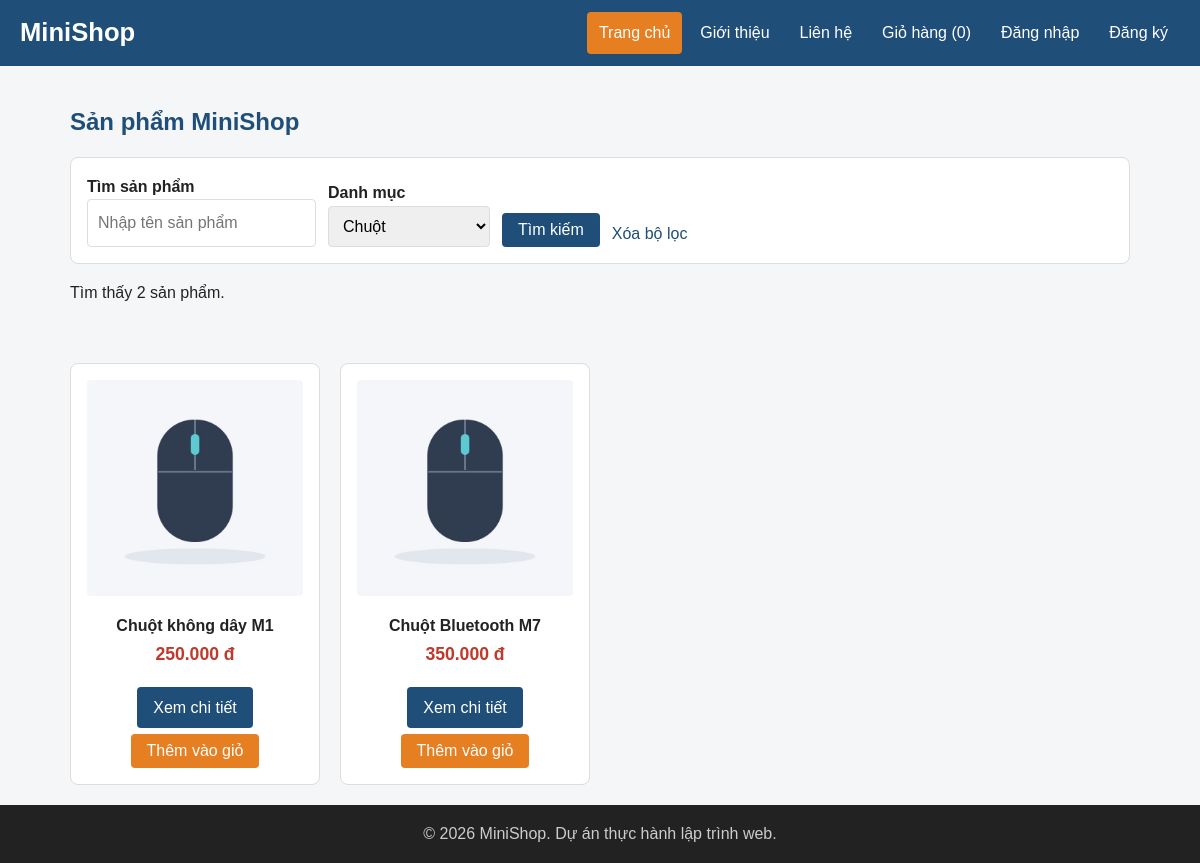
Screenshot of /index.php?category=1 with the database file from the repository.
### tables this page shows
CREATE TABLE IF NOT EXISTS products (
 id INT UNSIGNED AUTO_INCREMENT PRIMARY KEY,
 category_id INT UNSIGNED NOT NULL,
 name VARCHAR(200) NOT NULL,
 description TEXT NOT NULL,
 price DECIMAL(12,2) UNSIGNED NOT NULL,
 image VARCHAR(255) NOT NULL,
 stock INT UNSIGNED NOT NULL DEFAULT 0,
 warranty_months INT UNSIGNED NOT NULL DEFAULT 12,
 created_at TIMESTAMP NOT NULL DEFAULT CURRENT_TIMESTAMP,
 FOREIGN KEY (category_id) REFERENCES categories(id) ON DELETE RESTRICT
);

### includes/functions.php (called while the page is built, shortened)
<?php
function e($value): string { return htmlspecialchars((string) $value, ENT_QUOTES | ENT_SUBSTITUTE, 'UTF-8'); }
function format_price($amount): string { return number_format((float) $amount, 0, ',', '.') . ' đ'; }
function query_text(string $key): string {
    $value = $_GET[$key] ?? '';
    return is_string($value) ? trim($value) : '';
}
function positive_id(string $value): ?int {
    $id = filter_var($value, FILTER_VALIDATE_INT, ['options' => ['min_range' => 1]]);
    return $id === false ? null : $id;
}

### index.php (the view, shortened to what this page needs)
<?php
$q = query_text('q');
$categoryRaw = query_text('category');
$categoryId = $categoryRaw !== '' ? positive_id($categoryRaw) : null;
$filterError = '';
$pdo = db();
$categories = $pdo->query('SELECT id, name FROM categories ORDER BY id')->fetchAll();
$sql = 'SELECT id, name, price, image FROM products WHERE 1=1';
$params = [];
if ($categoryId !== null) { $sql .= ' AND category_id = :category'; $params['category'] = $categoryId; }
$sql .= ' ORDER BY id';
$products = [];
if ($filterError === '') {
    $statement = $pdo->prepare($sql);
    $statement->execute($params);
    $products = $statement->fetchAll();
} else { http_response_code(400); }
require __DIR__ . '/includes/header.php';
?>
<h2>Sản phẩm MiniShop</h2>
<form action="index.php" method="get" class="catalog-filter">
    <div><label for="q">Tìm sản phẩm</label><input type="search" id="q" name="q" value="<?= e($q) ?>" placeholder="Nhập tên sản phẩm"></div>
    <div><label for="category">Danh mục</label><select name="category" id="category"><option value="">Tất cả danh mục</option>
    <?php foreach ($categories as $category): ?>
        <option value="<?= (int) $category['id'] ?>"<?= $categoryId === (int) $category['id'] ? ' selected' : '' ?>><?= e($category['name']) ?></option>
    <?php endforeach; ?>
    </select></div>
    <button class="btn" type="submit">Tìm kiếm</button><a href="index.php">Xóa bộ lọc</a>
</form>
<?php if ($filterError !== ''): ?><p class="error"><?= e($filterError) ?></p><?php else: ?>
<p>Tìm thấy <?= count($products) ?> sản phẩm.</p>
<?php endif; ?>
<p id="add-message" role="status" aria-live="polite"></p>
<div class="product-list">
<?php foreach ($products as $product) { require __DIR__ . '/includes/product-card.php'; } ?>
</div>
<?php require __DIR__ . '/includes/footer.php'; ?>

### includes/product-card.php
<article class="product-card">
    <img src="<?= e($product['image']) ?>" alt="<?= e($product['name']) ?>" width="200">
    <h3><?= e($product['name']) ?></h3>
    <p class="price"><?= format_price($product['price']) ?></p>
    <a class="btn" href="product.php?id=<?= (int) $product['id'] ?>">Xem chi tiết</a>
    <button type="button" class="btn btn-accent add-to-cart" data-id="<?= (int) $product['id'] ?>">Thêm vào giỏ</button>
</article>

### css/style.css (style rules this page uses)
:root { --primary: #1f4e79; --primary-dark: #163a5a; --accent: #e67e22; --accent-dark: #cf6d17; --text: #222222; --muted: #666666; --border: #dddddd; --bg: #f5f6f8; --white: #ffffff; --danger: #c0392b; }
* { box-sizing: border-box; }
body { margin: 0; font-family: Arial, Helvetica, sans-serif; font-size: 16px; line-height: 1.6; color: var(--text); background-color: var(--bg); display: flex; flex-direction: column; min-height: 100vh; }
h1, h2, h3 { line-height: 1.3; }
h2 { color: var(--primary); }
a { color: var(--primary); text-decoration: none; }
img { max-width: 100%; height: auto; }
.price { color: var(--danger); font-size: 1.1rem; font-weight: bold; }
.product-list { display: grid; grid-template-columns: repeat(4, 1fr); gap: 20px; }
.product-card { padding: 16px; border: 1px solid var(--border); border-radius: 8px; background-color: var(--white); text-align: center; transition: box-shadow 0.2s, transform 0.2s; }
.product-card img { width: 100%; aspect-ratio: 1 / 1; object-fit: cover; border-radius: 4px; }
.product-card h3 { margin: 12px 0 4px; font-size: 1rem; }
.product-card .price { margin: 0 0 12px; }
.btn { display: inline-block; padding: 8px 16px; border: none; border-radius: 4px; background-color: var(--primary); color: var(--white); font-size: 1rem; font-family: inherit; cursor: pointer; }
.btn-accent { background-color: var(--accent); }
.product-card .btn { margin-top: 6px; }
.product-card, .product-info, .product-image { min-width: 0; }
#add-message { min-height: 1.6em; color: var(--primary); }
.catalog-filter { display: flex; flex-wrap: wrap; align-items: end; gap: 12px; padding: 16px; background: white; border: 1px solid var(--border); border-radius: 8px; }
.catalog-filter label { display: block; font-weight: bold; }
.catalog-filter input, .catalog-filter select { padding: 10px; border: 1px solid var(--border); border-radius: 4px; font: inherit; max-width: 100%; }

### rows the page displays
products: image (picture), name "Chuột không dây M1", price "250.000 đ"
products: image (picture), name "Chuột Bluetooth M7", price "350.000 đ"

### other values shown
$label "Trang chủ"
$label "Giới thiệu"
$label "Liên hệ"
$label "Giỏ hàng"
$label "Đăng nhập"
$label "Đăng ký"
count($products) "2"
form field category "Chuột"
